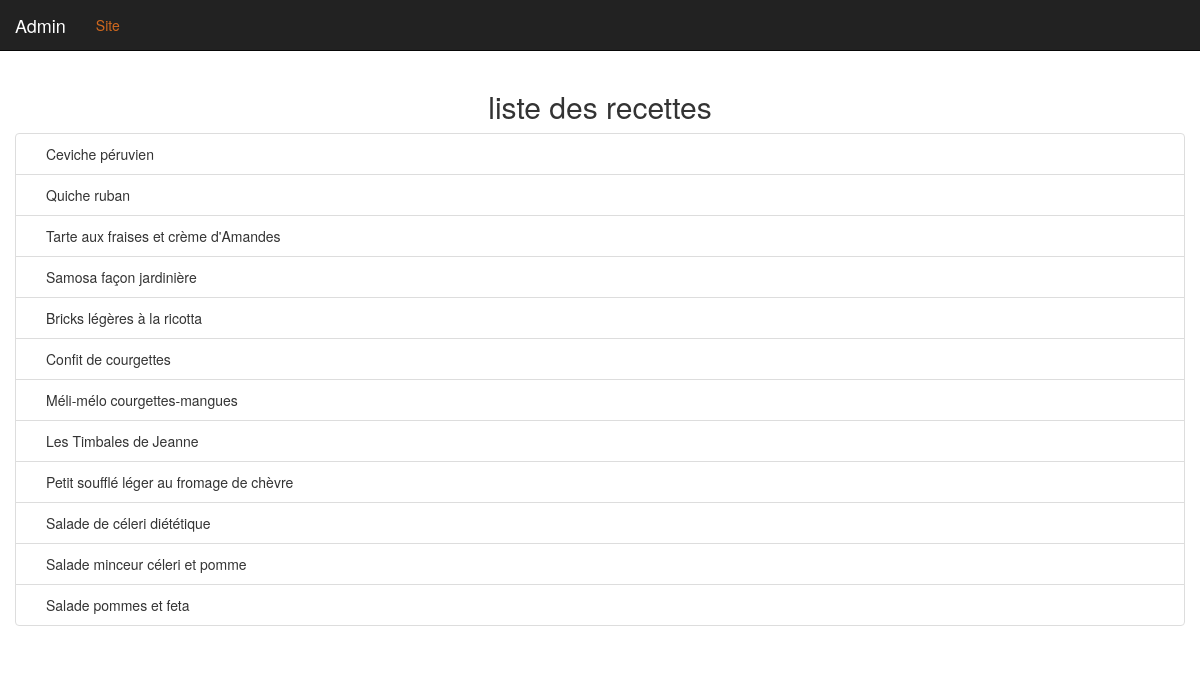
Screenshot of /admin/list_recipes.php with the database file from the repository.
### tables this page shows
CREATE TABLE `recipes` (
  `id` int(11) NOT NULL,
  `title` varchar(255) NOT NULL,
  `content` varchar(255) NOT NULL,
  `picture` varchar(255) NOT NULL,
  `date_add` datetime NOT NULL,
  `user_id` int(11) NOT NULL
);

### admin/list_recipes.php (the view, shortened to what this page needs)
<?php
require_once '../inc/connect.php';
$select = $bdd->prepare('SELECT id, title, user_id FROM recipes');
$select->execute();
$recipes = $select->fetchAll(PDO::FETCH_ASSOC);
include_once 'inc/header.php';
?>
<h2 class="text-center">liste des recettes</h2>
<ul class="list-group">
<?php foreach ($recipes as $recipe) : ?>
	<li class="list-group-item row">
		<div class="col-sm-8">
			<?= $recipe['title']; ?>
		</div>
	</li>
<?php endforeach ;?>
</ul>
<?php include_once 'inc/footer.php'; ?>

### css/style.css (style rules this page uses)
.bodyStyle { background: url("https://wallpaperscraft.com/image/restaurant_table_interior_modern_style_39288_1920x1080.jpg") no-repeat fixed; }

### admin/inc/header.php (style rules this page uses)
body { padding-top: 70px; }

### rows the page displays
recipes: title "Ceviche péruvien"
recipes: title "Quiche ruban"
recipes: title "Tarte aux fraises et crème d'Amandes"
recipes: title "Samosa façon jardinière"
recipes: title "Bricks légères à la ricotta"
recipes: title "Confit de courgettes"
recipes: title "Méli-mélo courgettes-mangues"
recipes: title "Les Timbales de Jeanne"
recipes: title "Petit soufflé léger au fromage de chèvre"
recipes: title "Salade de céleri diététique"
recipes: title "Salade minceur céleri et pomme"
recipes: title "Salade pommes et feta"
